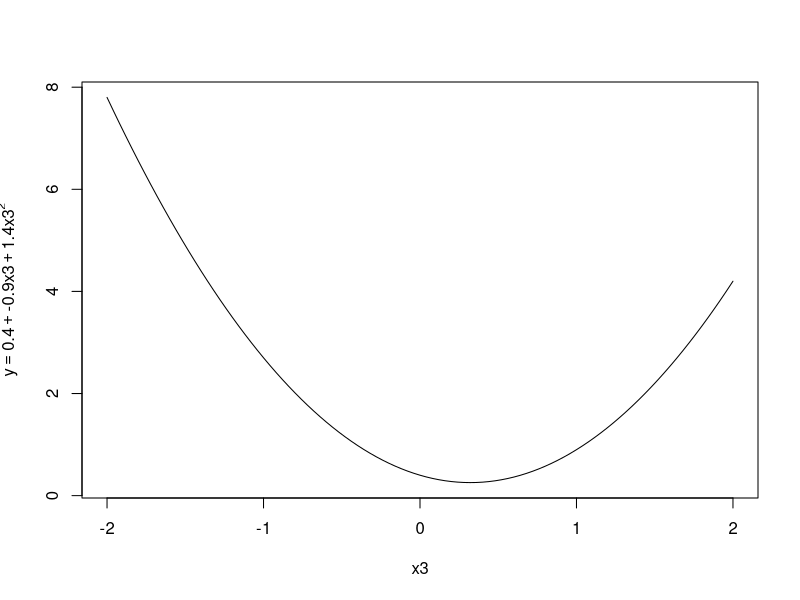
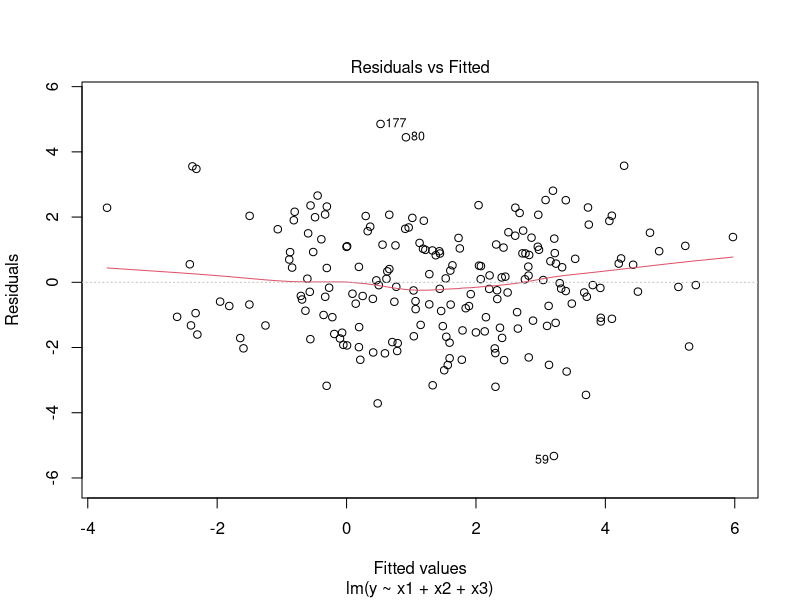
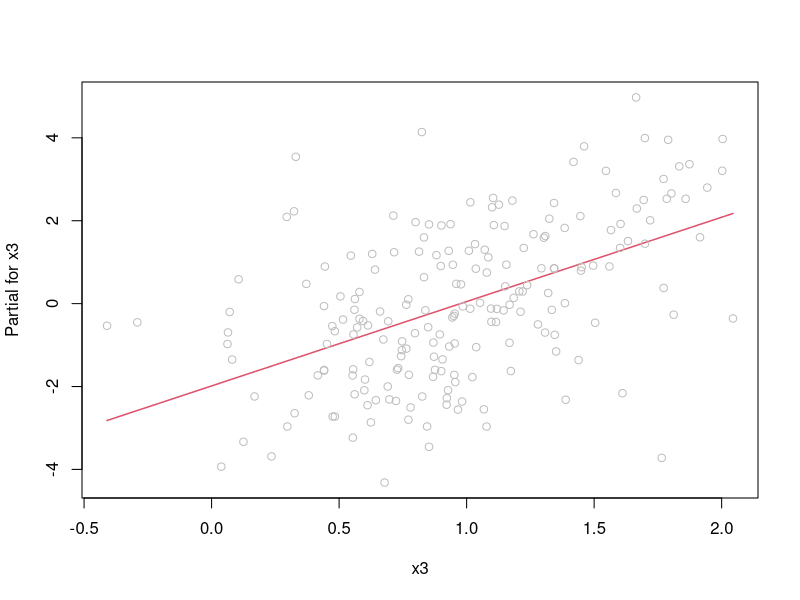
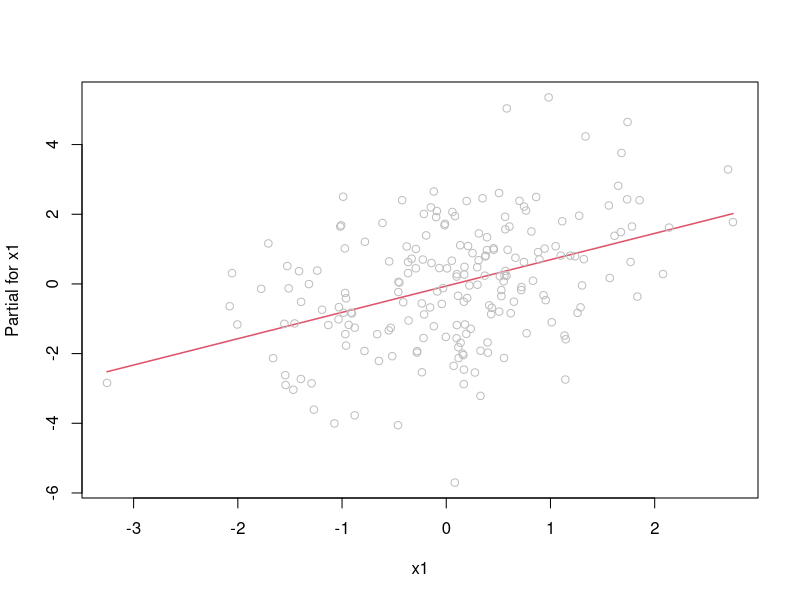
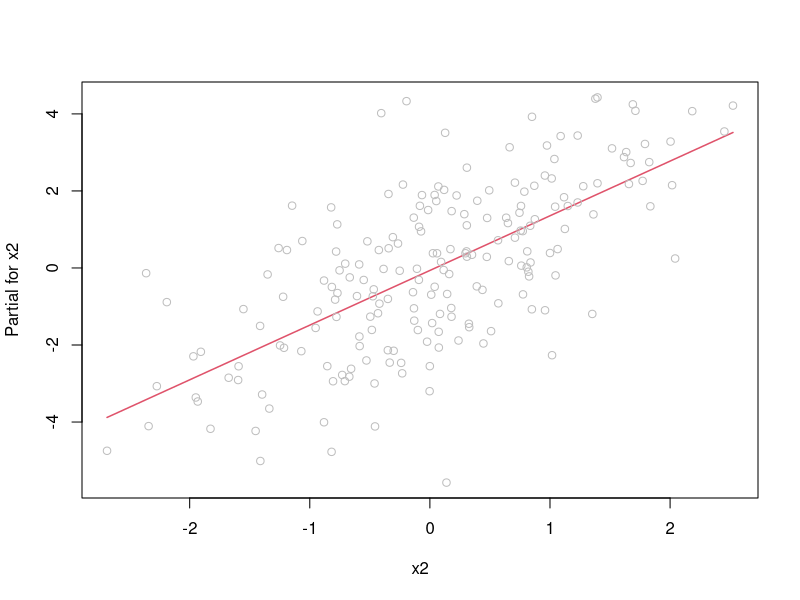
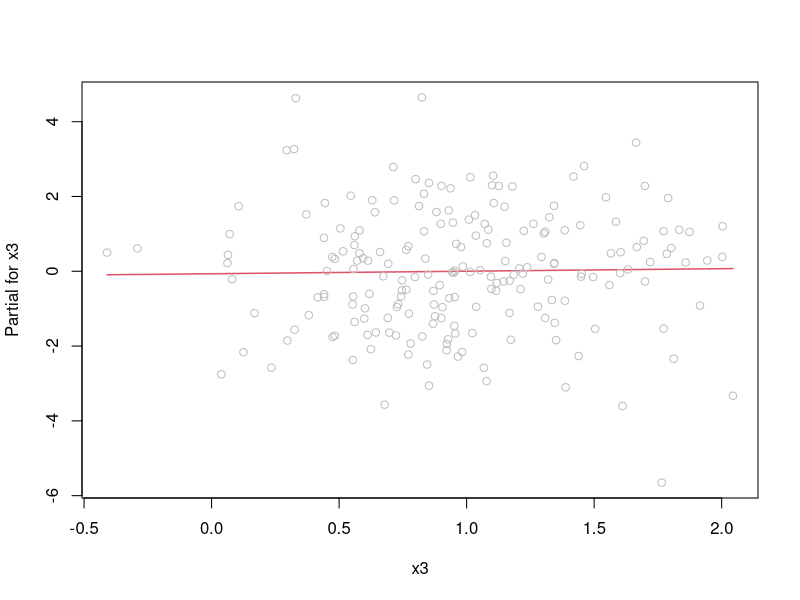
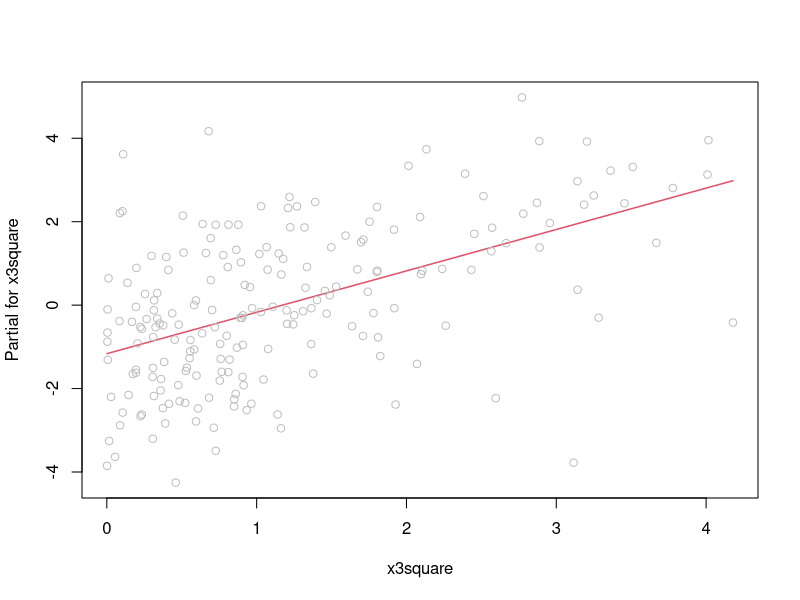
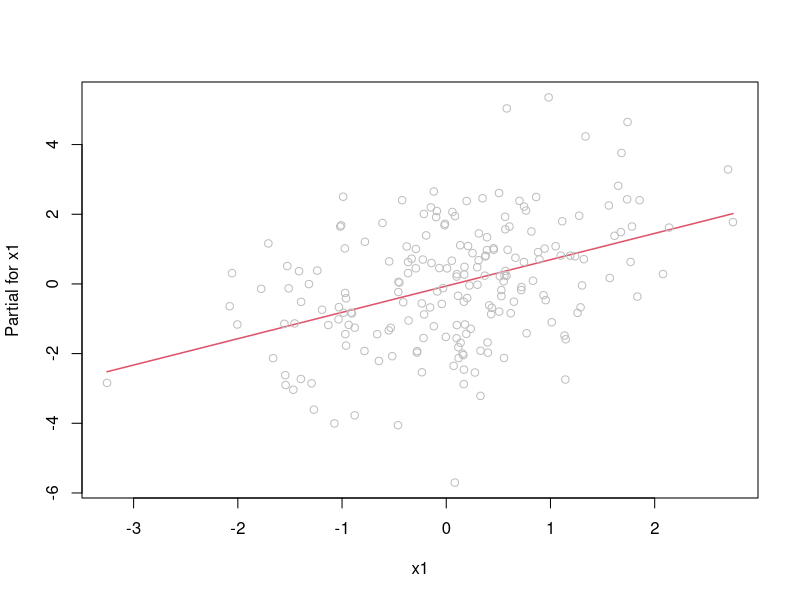

The R source for these figures, in order: (Note: this script raises an error after producing the figures.)
## Paul Johnson
## 2013-04-11
## regression-quadratic-1.R
##
## Explore quadratic regression. Explain ways to fit that in R.
## Demonstrates use of predict, newdata, and R's poly() function.
##
## From now on, anybody who wants help with quadratic regressions,
## well, has to run this through R. And read a lot of pithy comments.


## Manufacture some data.

set.seed(444532)
x3sd <- 0.5
dat <- data.frame(x1 = rnorm(200),
                  x2 = rnorm(200, s = 1),
                  x3 = rnorm(200, m = 1, s = x3sd))
b0 <- 0.4
b1 <- 0.7
b2 <- 1.5
b3 <- -0.9
b4 <- 1.4
d <- 2
stde <- 1.5
dat$y <- with(dat,
              b0 + b1 * x1 + b2 * x2 + b3 * x3 + b4 * x3^2 + rnorm(200, s = stde))

## That has a very minor curvature in it. The key coefficient
## here is b4 = 1.4, meaning we have a U-shaped curve in x3.

## Plot just the quadratic part, to get the feeling. Note the plotmath.
## Only try that on a closed course with a trained driver :)
quad <- function(x) b0 + b3 *x + b4 * x^2
curve(quad, from = -2, to = 2, xlab = "x3", ylab = substitute(y == A + B * x3 + C * x3^2, list(A = b0, B = b3, C = b4) ))


## Suppose you estimate a linear model
m0 <- lm(y ~ x1 + x2 + x3, data = dat)
summary(m0)

## Please note: just because your "p value" is "really great", it does
## not mean you have "the right" model.

## There's a little bit of nonlinearity, as in the residual plot
plot(m0, which = 1)

## Its tough to see, though.
termplot(m0, partial.resid = TRUE, terms = "x3")

## The "truth" is quadratic. We'd like to estimate
## b4, and there are many ways that this can be done.
##
## I'm going to show 4 ways, one of which is more strongly
## recommended, but, as we see, they are all really
## interchangeable.

## Method 1. The old fashioned way.
## Create a new variable x3square and insert that.
dat$x3square <- dat$x3 * dat$x3
m1 <- lm(y ~ x1 + x2 + x3 + x3square, data = dat)
summary(m1)
## I'll ask for variables one at a time so you see the problem.
## Interactively, I'd run this 
## termplot(m1, partial.resid = TRUE)
## Now, I'm in a script, and I have to do:
termplot(m1, partial.resid = TRUE, terms = "x1")
termplot(m1, partial.resid = TRUE, terms = "x2")
termplot(m1, partial.resid = TRUE, terms = "x3")
termplot(m1, partial.resid = TRUE, terms = "x3square")
## You don't see much curve because the parts of
## x3 are separated into 2 columns, each of which
## is seen as a linear element in the regression.

## While we are here, look at the predictor "design matrix":
head(model.matrix(m1, 10))


## Method 2. Technically equivalent to Method 1. We can introduce
## the squared term and R will construct the equivalent of
## x3square for us, automatically.

## Method 2a. This is the most elementary way, it is the way new
## users always want to do it.

m2a <- lm(y ~ x1 + x2 + x3 + I(x3*x3), data = dat)
## same as
## m2a <- lm(y ~ x1 + x2 + x3 + I(x3^2), data = dat)
summary(m2a)

## Look at the predictor matrix:
head(model.matrix(m2a, 10))


## Method 2b. Introduced only to
## show the poly() function.  The poly function can be "forced" to
## create same x3 and x3squared vectors by the raw = TRUE argument.
m2b <- lm(y ~  x1 + x2 + poly(x3, degree = d, raw = TRUE), data=dat)
summary(m2b)

## See? Same!
cbind(coef(summary(m2a))[, 1:2], coef(summary(m2b))[, 1:2])

## Look at the predictor matrix:
head(model.matrix(m2b, 10))



## Method 3. The R recommended method poly().
## We are recommended to use "orthogonal polynomials" instead.
## This is more numerically stable.
m3 <- lm(y ~  x1 + x2 +  poly(x3, degree = d), data=dat)
summary(m3)
termplot(m3, partial.resid = TRUE, terms = "x1")
termplot(m3, partial.resid = TRUE, terms = "x2")
termplot(m3, partial.resid = TRUE, terms = "poly(x3, degree = d)")


## Look at the predictor matrix, you see the poly() created
## 2 columns:
head(model.matrix(m3, 10))


## Hypo test rejects m0, incidentally:
anova(m3, m0, test = "F")



## Coefficients look different, but that's an illusion.
## From a given combination of (x1, x2, x3), the predictions
## are exactly the same. See?
## Predicted values are identical.
cbind(m1$fitted, m2b$fitted, m3$fitted)

## That's not all. If you check the 95% CI's on the predicted values,
## or R^2, or anything logically comparable, they'll be same.

## Some people say it is very important to "mean center"
## the quadratic term. Lets do that, show it makes no
## difference whatsoever. x3c is mean centered:
dat$x3c <- scale(dat$x3, scale = FALSE) ## mean centered
m4 <- lm(y ~  x1 + x2 +  x3c + I(x3c*x3c), data=dat)
summary(m4)
## Superficially better...

## Coefficients look different, but that's an illusion
## Predicted values are identical
head(cbind(m1$fitted, m2b$fitted, m3$fitted, m4$fitted))
## Can you explain?


## It is a known fact that the estimate of the squared term
## is the same with centered data, but the estimate of the
## linear term changes. This helps to overview that

library(memisc)
mtable(m1, m2b, m3, m4)

## Once you understand why that change happens, you will begin to see
## why poly() is so helpful.

## And, in case you wonder, this is one of the cases where x3 and x3^2
## are strongly correlated with one another.

cor(model.matrix(m1)[ ,-1])

## Note that termplot will cooperate if we type in the full
## name of the predictor from the model. Just using "x3" fails
termplot(m3, partial.resid = TRUE, terms = "poly(x3, degree = d)")

## Whereas the thing that seems "obvious" to me fails
termplot(m3, partial.resid = TRUE, terms = "x3")
## You should see the same error I do:
## Error in predict.lm(model, type = "terms", se.fit = se, terms = terms) :

## That's one of the things I've tried to fix in rockchalk's plotCurves
library(rockchalk)
plotCurves(m3, plotx = "x3")
plotCurves(m3, plotx = "x3", interval = "conf")


## It is important to get used to the R predict() family of functions.
## A regression tool is not complete unless it has one.
## And using the newdata argument in predict is really important!
## Look what goes wrong if you accidentally omit a predictor
## from a newdata object
ndf1 <- data.frame(x2 = c(1), x3 = c(2))
predict(m1, newdata = ndf1)
## fails
## Error in eval(expr, envir, enclos) : object 'x1' not found

## Now get it right
ndf2 <- data.frame(x1 = c(1), x2 = c(1), x3 = c(2))
predict(m2a, newdata = ndf2)
## succeeded

## Now, we'd like to calculate predicted values for, say, 20 values of x3, evenly
## spaced across its range. We'll leave x1 and x2 at their averages.
## That's not a difficult calcuation, but why not use the handy functions I've
## prepared for it.

predictOMatic(m3, interval = "confidence")

m1pr1 <- predictOMatic(m3, predVals = list(x3 = quantile(dat$x3, probs = seq(0,1, length.out = 20))), interval = "confidence")
m1pr1

## Wonder why that works? Here's a middle step that gives you the hint
newdata(m3, fl = list(x3 = quantile(dat$x3, probs = seq(0,1, length.out = 20))))

plot(fit ~ x3, data = m1pr1, type = "l")
lines(upr ~ x3, data = m1pr1, col = "purple", lty = 4)
lines(lwr ~ x3, data = m1pr1, col = "purple", lty = 4)
legend("topleft", legend = c("predicted","95% CI","95% CI"), lty = 4, col = "purple")

## Notice that the curves look bad, a little jagged. Can you figure
## out why?  For a hint, run this:


## I suggest users go to the beginning and fiddle the parameters. Make
## the x3sd bigger, or change b3 and b4. See what happens.

m1pr2 <- predictOMatic(m3, predVals = list(x3 = quantile(dat$x3, probs = seq(0,1, length.out = 1000))), interval = "confidence")
plot(fit ~ x3, data = m1pr2, type = "l")
lines(upr ~ x3, data = m1pr2, col = "purple", lty = 4)
lines(lwr ~ x3, data = m1pr2, col = "purple", lty = 4)
legend("topleft", legend = c("predicted","95% CI","95% CI"), lty = 4, col = "purple")

## Ooh la la, as we say in France :)


## Major points.
## 1. If the true relationship is quadratic, we may not find it unless
## we know to look for it. I have fiddled with the parameters for this
## model quite a bit.  In many cases, the anova() test is unequivocal,
## rejecting m0. But quite often, it is not powerful.
## Still, a theory that hints us to look for curvature in the effect of x3
## would be most welcome.
##
## 2. In any nonlinear model, an emphasis in the interpretation is
## analysis of predicted values. These are "marginal effects."  If x
## changes, how do we predict y changes? That requires us to use
## predict() methods in R.
##
## termplot does pretty well with these, the rockchalk::plotCurves
## function handles interactions and some nonlinearities that termplot
## does not manage.

## 3. Does it matter how we estimate these models?

## Some experts are emphatic about the need to mean-center x to
## ameliorate multicollinearity due to the similarity of x and x^2,
## but I believe that is completely wrong. Centering results in exactly
## the same predicted values, it is, literally, identical.

## Other R experts I trust strongly urge poly(x,2), not x + I(x*x) or such.
## I think there are several different reasons that people have in mind
## to justify that. I think some of the general prevention of digital
## computation round-off error have been addressed by improvements in the
## algorithms that are used to fit regressions. That's why we don't
## see a difference in the predicted values of the 4 methods.

## So students and I want to know "why do the smart people like
## poly() so much. I have finally grasped the answer, thanks to
## advice in the r-help email list in 2013.

## Gabor Grothendieck listed advantages of poly.  I'm pasting in
## his explanations and putting in example code from examples above.

##GG 1. One benefit is if you fit a higher degree polynomial using
##GG poly(x, n) the lower degree coefficients will agree with the fit using
##GG a lower n.

##PJ I can verify that. It is strictly literally true if there
## are no other predictors than the poly terms. Example:

m3 <- lm(y ~ poly(x3, degree = 2), data=dat)
m5 <- lm(y ~ poly(x3, degree = 3), data=dat)
m6 <- lm(y ~ poly(x3, degree = 4), data=dat)

mtable(m3, m5, m6)

##PJ However, if the other predictors, they are not orthogonal to the
##PJ poly() terms, so the argument breaks down a little bit:

m3c <- lm(y ~  x1 + x2 +  poly(x3, degree = 2), data=dat)
m5c <- lm(y ~  x1 + x2 +  poly(x3, degree = 3), data=dat)
m6c <- lm(y ~  x1 + x2 +  poly(x3, degree = 4), data=dat)

mtable(m3c, m5c, m6c)

## Compare to raw.
m3d <- lm(y ~  x1 + x2 +  poly(x3, degree = 2, raw = TRUE), data=dat)
m5d <- lm(y ~  x1 + x2 +  poly(x3, degree = 3, raw = TRUE), data=dat)
m6d <- lm(y ~  x1 + x2 +  poly(x3, degree = 4, raw = TRUE), data=dat)
mtable(m3d, m5d, m6d)



##GG 2. A second advantage is that the t statistics are invariant under
##GG shift if you use orthogonal polynomials.
##GG compare these two:
m3a <- lm(y ~  x1 + x2 +  poly(x3, degree = 2), data=dat)
m3b <- lm(y ~  x1 + x2 +  poly(x3+1, degree = 2), data=dat)
summary(m3a)
summary(m3b)


##PJ Great argument. It underscores the fact that mean-centering
## is an illusion. Observe:

m3c <- lm(y ~  x1 + x2 +  poly((x3 - mean(x3)), degree = 2), data=dat)

mtable(m3a, m3b, m3c)

## Mean-centering has no effect, poly() makes that plain.

## That is not true if you don;t use orthogonal polynomials,
## Compare these two:
m3d <- lm(y ~  x1 + x2 +  poly(x3, degree = 2, raw = TRUE), data=dat)
m3e <- lm(y ~  x1 + x2 +  poly(x3+1, degree = 2, raw = TRUE), data=dat)

mtable(m3d, m3e)

## Now, the answer we've all been waiting for.
## What is an orthogonal polynomial and why does it have this special
## benefit?

## I finally understood on 2013-04-01.

## Consider the quadratic equation
## y = b0 + b1 x + b2 x^2

## The slope at point x is
##
## dy
## -- = b1 + b2 x
## dx

## And, if you re-arrange that, you see that the coefficient
## b1 is the slope plus something else:

## b1 = b2 x -  dy
##             ---
##              dx

## So, when you fit the quadritic regression and estimate
## b1, you don't just get "the slope" you want, you also get
## b2 x in there, and, as a result, your estimate of b1 changes
## when you re-position your point on the x axis.

## On the other hand, the second derivative is a constant:

## d^2y
## ----   =  b2
## dx^x

## We get the same estimate of b2 no matter if we center x or
## shift it, it is the same.

## How does the poly() function fix that?  Instead of giving
## the regression 2 columns, x and x-squared, the poly function
## effectively "takes x out of x-squared" in the second column.
## When poly(x, 2) creates 2 columns, the first one is always
## proportional to x--it is just the linear part. But the second
## column has x removed, and so the 2 columns from poly() are
## completely separate. They are "orthogonal". So You could run a
## regression with the first poly() column, and then add the second
## poly() column, and the estimate from the first column would not
## change.

x3poly <- poly(dat$x3, 2)

m4a <- lm(y ~ x3poly[ ,1], data = dat)
summary(m4a)
m4b <- lm(y ~ x3poly[ ,1] + x3poly[ ,2], data = dat)
summary(m4b)

## Note, the coefficient on the first term DOES not change.
## Are you starting to see?  If you are uncertain whether to
## add a quadratic term in a regression, this is a good way
## because the estimate of the linear part does not change
## while you are testing the additional terms.

## When there are more predictors in the equation, the
## previous is not EXACTLY true, but it is ALMOST true. It is
## not exactly true because there may be a slight correlation
## between x1 and x2 and the poly terms.



## Residual Centering: How to make your own orthogonal polynomial

## If you did not have the poly() function, how could you
## achieve the same benefit?  My colleagues call this
## "residual centering" of a squared term.

## Regress x-squared on x

m5 <- lm(x3square ~ x3, data = dat)

## Take the residuals from that model. Call them x3squarerc.

dat$x3squarerc <- resid(m5)

## x3squarerc is the part of x3squared that has x3 removed.

## Note that the correlation of x3squarerc and x3 is 0, with minor
## rounding error
cor(dat$x3squarerc, dat$x3)

## But if you plot x3squarerc on x3, you see it is still
## quadratic.
plot(x3squarerc ~ x3, data = dat)

## x3squarerc is just the quadratic part of x3square, no x left.

## Now run the regression with x3 and add x3squarerc

m6 <- lm(y ~  x1 + x2 + x3, data=dat)
m7 <- lm(y ~  x1 + x2 + x3 + x3squarerc, data=dat)
mtable(m6, m7)

## The linear part is just about the same. If you fit this
## again without x1 and x2, you'll see they are exactly the same.

## The do-it-yourself residual-centering leaves x3 unchanged, only
## fiddles with x3square.  Thus, in some sense, it is easier to
## understand than poly(). poly()
## re-scales x3 so it is roughly on the same range as the quadratic part.
## This is beneficial in numerical linear algebra (computer math).
## Observe for yourself, the first poly term is just
## x3, shrunken proportionally.

plot(x3poly[, 1] ~ x3, data = dat)

## You notice that x3poly[ ,1] is mean centered:

mean(x3poly[  ,1])

summary(lm(x3poly[ ,1] ~ x3, data = dat))
## Warning message is inconsequential


## Lets create another variable, just for comparison.
newX <- data.frame(z = rnorm(1000, m = 50, sd = 10))
newX$zsquare <- newX$z^2

## Here are the summary stats.
summarize(newX)

xpol <- poly(newX$z, 2)
head(xpol, 20)
summary(xpol)

summarize(as.data.frame(xpol))
## What do I see there?  The means of both columns are
## almost exactly 0.
##
## And the variances are identical (hence standard deviations are
## identical too).
